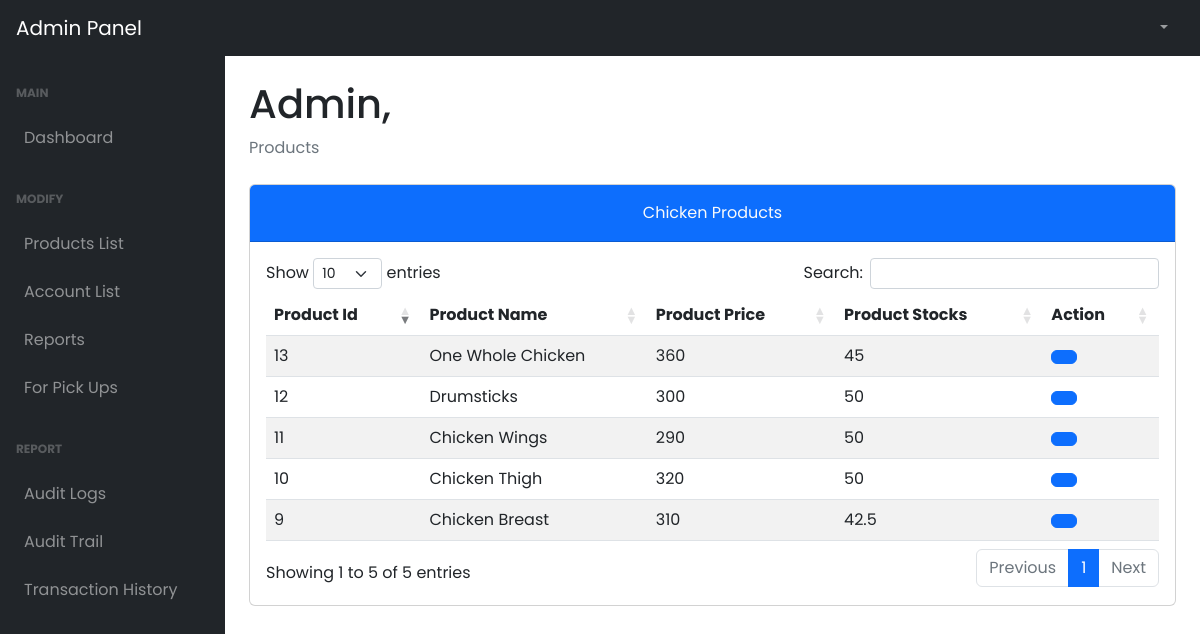
Screenshot of /admin/chicken.php (signed in) with the database file from the repository.
### tables this page shows
CREATE TABLE `tbl_products` (
  `prod_id` int(11) NOT NULL,
  `prod_name` varchar(255) NOT NULL,
  `prod_price` int(11) NOT NULL,
  `prod_type` int(11) NOT NULL,
  `prod_stocks` float NOT NULL,
  `prod_img` varchar(255) NOT NULL
);

### admin/chicken.php (the view, shortened to what this page needs)
<!DOCTYPE html>
<html lang="en">
  <head>
    <link href="../plugins/dataTables.bootstrap5.min.css" rel="stylesheet" />
    <link href="../plugins/responsive.bootstrap5.min.css" rel="stylesheet" />
    <link href="../styles/bootstrap5-min.css" rel="stylesheet" />
    <link href="../styles/card-general.css" rel="stylesheet" />
  </head>
  <body class="sb-nav-fixed">
    <?php require_once("./navbar.php"); ?>
    <div id="layoutSidenav">
      <?php require_once("./sidebar.php"); ?>
      <div id="layoutSidenav_content">
        <main>
          <div class="container-fluid px-4">
            <h1 class="mt-4" id="full_name">Admin,</h1>
            <ol class="breadcrumb mb-4">
              <li class="breadcrumb-item active">Products</li>
            </ol>
              <div class="card mb-5">
                    <div class="card-header bg-primary pt-3">
                        <div class="text-center">
                            <p class="card-title text-light">Chicken Products
                        </div>
                    </div>
                    <div class="card-body">
                      <table id="residenceAccounts" class="table table-striped nowrap" style="width:100%">
                        <thead>
                          <tr>
                              <th>Product Id</th>
                              <th>Product Name</th>
                              <th>Product Price</th>
                              <th>Product Stocks</th>
                              <th>Action</th>
                          </tr>
                        </thead>
                        <tbody>
                          <?php
                            $query = "SELECT * FROM tbl_products WHERE prod_type = 3";
                            $stmt = $conn->prepare($query);
                            $stmt->execute();
                            $result = $stmt->get_result();
                              while ($data = $result->fetch_assoc()) {
                          ?>
                          <tr>
                            <td><?php echo $data['prod_id'];?></td>
                            <td><?php echo $data['prod_name'];?></td>
                            <td><?php echo $data['prod_price'];?></td>
                            <td><?php echo $data['prod_stocks'];?></td>
                            <td>
                                <button type="button" class="btn btn-primary" id="<?php echo $data["prod_id"] ?>"  data-bs-toggle="modal" data-bs-target="#residenceAccountDetails<?php echo $data["prod_id"] ?>" data-bs-whatever="@getbootstrap">
                                </button>
                            </td>
                          </tr>
                          <?php
                            }
                          ?>
                        </tbody>
                      </table>
                    </div>
                  </div>
            </div>
      </main>
    </div>
  </div>
    <link rel="stylesheet" href="../styles/dataTables.min.css">
  </body>
</html>

### styles/card-general.css (style rules this page uses)
* { margin: 0; padding: 0; box-sizing: border-box; font-family: "Poppins", sans-serif; }

### rows the page displays
tbl_products: prod_id "9", prod_name "Chicken Breast", prod_price "310", prod_stocks "42.5"
tbl_products: prod_id "10", prod_name "Chicken Thigh", prod_price "320", prod_stocks "50"
tbl_products: prod_id "11", prod_name "Chicken Wings", prod_price "290", prod_stocks "50"
tbl_products: prod_id "12", prod_name "Drumsticks", prod_price "300", prod_stocks "50"
tbl_products: prod_id "13", prod_name "One Whole Chicken", prod_price "360", prod_stocks "45"
